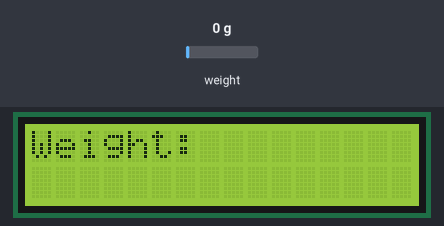
This sketch was run on a simulated Arduino Uno, built with avr-gcc and run on an emulated ATmega328P. On the bench: 16×2 character LCD. The inputs (shaded band) are chosen by the test bench; at power-on: weight on the scale 0 g. What the sketch prints to the serial monitor is not drawn.

Above: at 3.6 s.
3.7 s: weight on the scale set to 100 g
At 4.4 s:
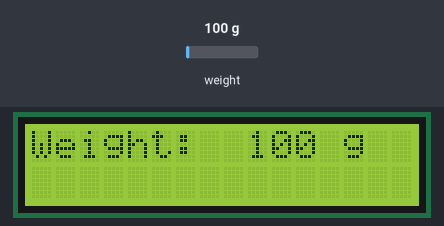
7.9 s: weight on the scale set to 1250 g
At 9.5 s:
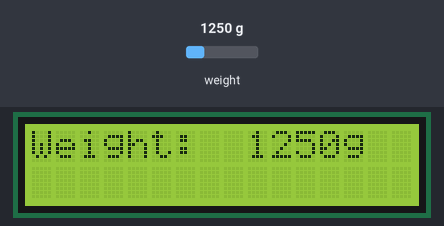
12.1 s: weight on the scale set to 2500 g
At 14.7 s:
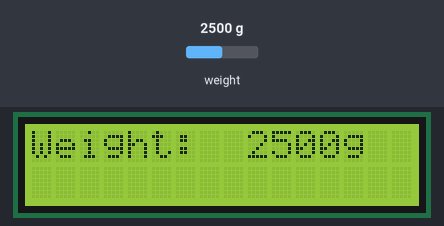
Timing chart, 0 to 16.2 s (numbered marks = the images above; inputs shaded):
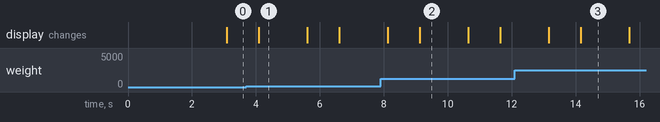

Measured:
- after the input at 3.7 s, the display: changes after 0.39 s (image 1)
- after the input at 7.9 s, the display: first differs from a run without the input after 1.2 s (image 2)
- after the input at 12.1 s, the display: first differs from a run without the input after 2.1 s (image 3)
- what the display in image 1 shows lasts 1.5 s, from 4.1 s to 5.6 s

The sketch:

HX711_LCD.ino
```cpp
#include "HX711.h"
#include <LiquidCrystal_PCF8574.h>

LiquidCrystal_PCF8574 lcd(0x27);  // 設定i2c位址，一般情況就是0x27和0x3F兩種

// 接線
const int DT_PIN = 6;
const int SCK_PIN = 5;

const int scale_factor = -697; //比例參數，從校正程式中取得

HX711 scale;

void setup() {
  Serial.begin(9600);
  Serial.println("Initializing the scale");

  scale.begin(DT_PIN, SCK_PIN);
  lcd.begin(16, 2); // 初始化LCD
  lcd.setBacklight(255);
  lcd.clear();

  Serial.println("Before setting up the scale:");

  Serial.println(scale.get_units(5), 0);  //未設定比例參數前的數值

  scale.set_scale(scale_factor);       // 設定比例參數
  scale.tare();               // 歸零

  Serial.println("After setting up the scale:");

  Serial.println(scale.get_units(5), 0);  //設定比例參數後的數值

  Serial.println("Readings:");  //在這個訊息之前都不要放東西在電子稱上
}

void loop() {

  Serial.println(scale.get_units(10), 0);
  lcd.clear();
  lcd.setCursor(0, 0);  //設定游標位置 (字,行)
  lcd.print("Weight: ");
  lcd.setCursor(9, 0);
  float weight = scale.get_units(10);
  //避免出現負數
  if(weight<=0){
    weight = 0;
  }
  lcd.print(weight,0);
  lcd.setCursor(13, 0);
  lcd.print("g");
  scale.power_down();             // 進入睡眠模式
  delay(500);
  scale.power_up();               // 結束睡眠模式
}
```
